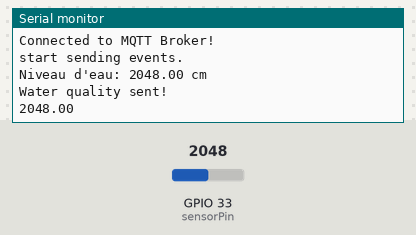
Bench run of a sketch on a simulated ESP32. Parts: the last lines printed to the serial monitor. Inputs (shaded band) come from the test bench; at power-on: GPIO 33 (sensorPin) = 2048. WiFi joins after 1.5 s; servers stay silent unless stated; no MQTT or app messages arrive unless stated.

Above: at 2.7 s.
2.8 s: GPIO 33 (sensorPin) set to 2866
At 8.0 s:
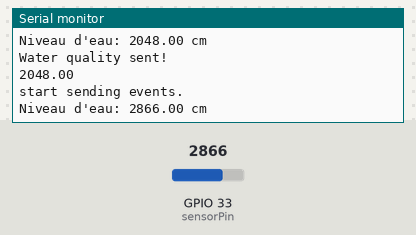
9.5 s: GPIO 33 (sensorPin) set to 3603
At 15.7 s:
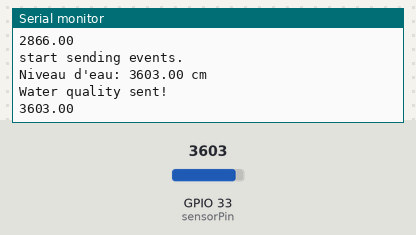
Timing chart, 0 to 17.2 s (numbered marks = the images above; inputs shaded):
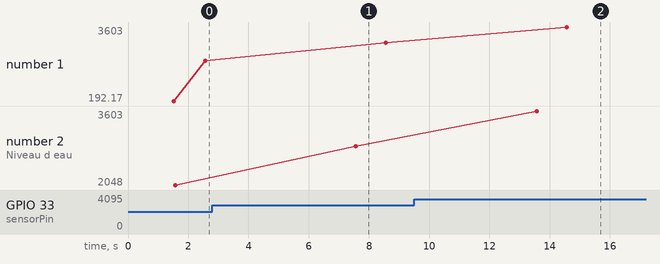

Measured:
- after the input at 2.8 s, the serial monitor: prints a new line after 4.8 s (image 1)
- after the input at 9.5 s, the serial monitor: prints a new line after 4.1 s (image 2)
- plotted number 1: 2048 → 2866 after the input at 2.8 s, 2866 → 3603 after the input at 9.5 s
- plotted number 2: 2048 → 2866 after the input at 2.8 s, 2866 → 3603 after the input at 9.5 s

The sketch:

ENV_HAT.ino
```cpp
/*
    note: need add library Adafruit_BMP280 from library manage
    Github: https://github.com/adafruit/Adafruit_BMP280_Library
    https://forum.arduino.cc/t/gravity-throw-in-type-liquid-level-transmitter-pressure-sensor/616098/4
*/

#include <Adafruit_BMP280.h>
#include <M5StickC.h>
#include <Wire.h>
#include "SHT3X.h"

#include "Adafruit_Sensor.h"

#include <WiFi.h>
#include "PubSubClient.h" // Se connecter et publier sur le broker MQTT

//Capteur de qualité d'eau
#define sensorPin 33


//ID et le mot de passe du WiFi
const char* ssid = "LPiOTIA";
const char* password = "";

//MQTT
const char* mqtt_server = "192.168.143.73"; // IP MQTT broker
const char* WaterQuality_topic = "/home/ext/capteurs/WaterQuality";

// Nom d'utilisateur MQTT
const char* clientID = "M5_DG"; // MQTT client ID
// Initialise les objets WiFi et Client MQTT
WiFiClient wifiClient;
// 1883 est le port d'écoute du Broker
PubSubClient client(mqtt_server, 1883, wifiClient);
float t;


void setup() {

    Serial.begin(115200);
    Serial.println("Starting connecting WiFi.");
    delay(10);
    WiFi.begin(ssid, password);
    while (WiFi.status() != WL_CONNECTED) {
    delay(500);
    Serial.print(".");
    }
    Serial.println("WiFi connected");
    Serial.println("IP address: ");
    Serial.println(WiFi.localIP());

    if (client.connect(clientID)) {
    Serial.println("Connected to MQTT Broker!");
    }
    else { Serial.println("Connection to MQTT Broker failed...");}

    pinMode(sensorPin, INPUT); // Configurer la broche du capteur en entrée
}

void loop() {

      Serial.println("start sending events.");

    float waterLevel = analogRead(sensorPin); // Lire la valeur analogique du capteur
    Serial.print("Niveau d'eau: ");
    Serial.print(waterLevel);
    Serial.println(" cm"); // Afficher le niveau d'eau en cm
    delay(1000); // Attendre 1 seconde avant de lire à nouveau les données


      //MQTT Send
      if (client.publish(WaterQuality_topic, String(waterLevel).c_str())) {
      Serial.println("Water quality sent!");
      Serial.println(waterLevel);
      }
      delay(5000);

}
```
